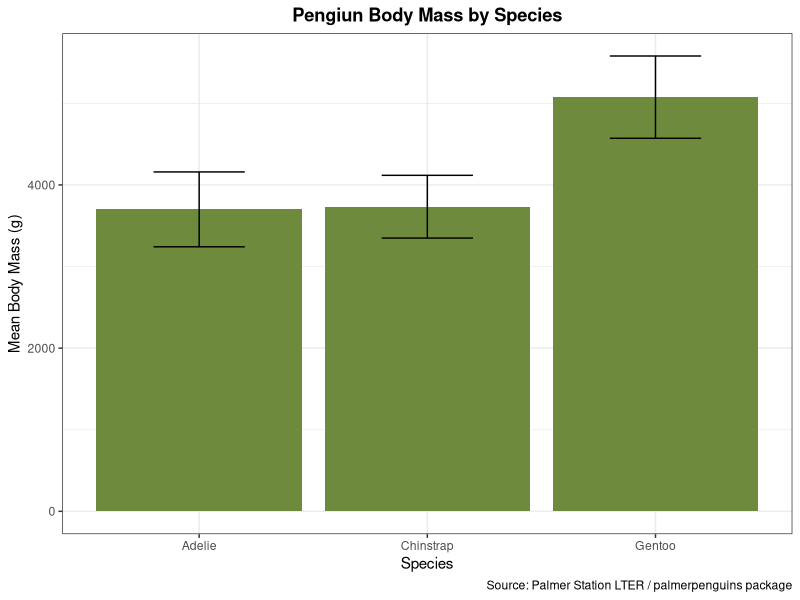
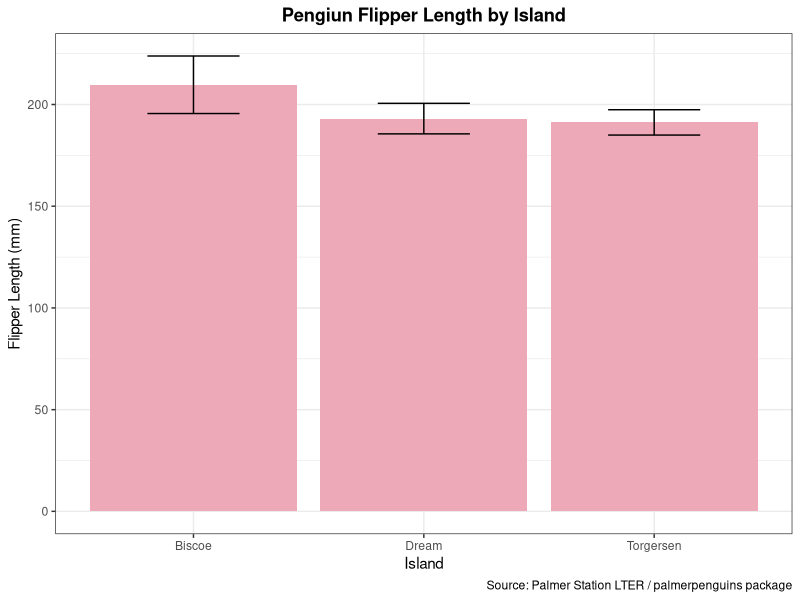

R code for these plots, in order:
## ---- chunk 1
knitr::opts_chunk$set(echo = TRUE,
                      message= FALSE, #No messages as the default for all code chunks
                      warning= FALSE, #No warnings as the default for all code chunks
                      fig.path= "../Output/") #creates file path to save all plots 
## ---- chunk 2
library(tidyverse) #for data manipulation
library(palmerpenguins) #our data
## ---- chunk 3
data_prep <- function(data= penguins, x, y) { #create function and specify parameters
    data %>% #call data
  group_by({{x}}) %>% #groups by our desired variables species, sex, and island
  summarize(mean= mean({{y}}, na.rm= T), #calculates the mean body mass
            sd= sd({{y}}, na.rm= T)) #calculate the standard deviation
}
## ---- chunk 4
peng_plot <- function(data, x, y, sd, labs, col) { #create function and specify parameters
  ggplot(data= data, #call in new df with mean and sd calculations 
       aes(x= {{x}}, #x-axis is the different penguin species by sex
           y= {{y}})) + #color the bars by sex
  geom_col(fill= col) + #color bars with chosen color (in params)
  geom_errorbar(aes(ymin= {{y}}-{{sd}}, #creates the floor of the error bar
                      ymax= {{y}}+{{sd}}), #creates the ceiling of the error bar
                position= position_dodge(0.9), #makes error bars in the middle of each bar
                width= 0.4) + #changes size of error bars
  labs(x= labs[3], #x-axis label
       y= labs[2], #y-axis label
       title= labs[1], #plot title 
       caption= labs[4]) + #adds caption of where we got the data

  theme_bw() + #change theme so we have a white background with grey grid lines and black outline
  theme(axis.title= element_text(size= 11), #change axes text size
        plot.title= element_text(hjust= 0.5, #change title text size
                                 face= "bold"), #make title bold
        plot.caption.position = "plot") #make caption on the bottom right of the page
}
## ---- chunk 5
test_set1 <- data_prep(x= species, y= body_mass_g) #test function 1 with test set 1 params
test_set1 #look at output of the test

test_set2 <- data_prep(x= island, y= flipper_length_mm) #test function 1 with test set 2 params
test_set2 #look at output of the test
## ---- chunk 6
plot1_lab <- c("Pengiun Body Mass by Species", "Mean Body Mass (g)", "Species", "Source: Palmer Station LTER / palmerpenguins package") #create a vector of plot labels
test_plot1 <- peng_plot(data= test_set1, x= species, y= mean, sd= sd, labs= plot1_lab, col= "darkolivegreen4") #run plot function on test data set 1
test_plot1 #look at plot!
## ---- chunk 7
plot2_lab <- c("Pengiun Flipper Length by Island", "Flipper Length (mm)", "Island", "Source: Palmer Station LTER / palmerpenguins package") #create a vector of plot labels
test_plot2 <- peng_plot(data= test_set2, x= island, y= mean, sd= sd, labs= plot2_lab, col= "pink2") #run plot function on test data set 2
test_plot2 #look at plot!
